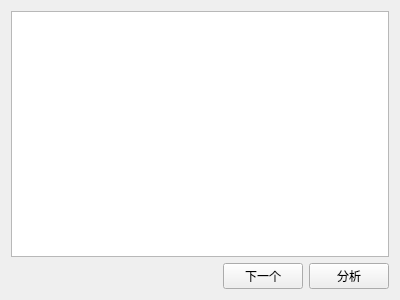
<?xml version="1.0" encoding="UTF-8"?>
<ui version="4.0">
 <class>Widget</class>
 <widget class="QWidget" name="Widget">
  <property name="geometry">
   <rect>
    <x>0</x>
    <y>0</y>
    <width>400</width>
    <height>300</height>
   </rect>
  </property>
  <property name="windowTitle">
   <string>Widget</string>
  </property>
  <layout class="QVBoxLayout" name="verticalLayout">
   <item>
    <widget class="QTextEdit" name="textEdit"/>
   </item>
   <item>
    <layout class="QHBoxLayout" name="horizontalLayout">
     <item>
      <spacer name="horizontalSpacer">
       <property name="orientation">
        <enum>Qt::Horizontal</enum>
       </property>
       <property name="sizeHint" stdset="0">
        <size>
         <width>40</width>
         <height>20</height>
        </size>
       </property>
      </spacer>
     </item>
     <item>
      <widget class="QPushButton" name="btnNext">
       <property name="text">
        <string>下一个</string>
       </property>
      </widget>
     </item>
     <item>
      <widget class="QPushButton" name="btnOk">
       <property name="text">
        <string>分析</string>
       </property>
      </widget>
     </item>
    </layout>
   </item>
  </layout>
 </widget>
 <layoutdefault spacing="6" margin="11"/>
 <resources/>
 <connections/>
</ui>
